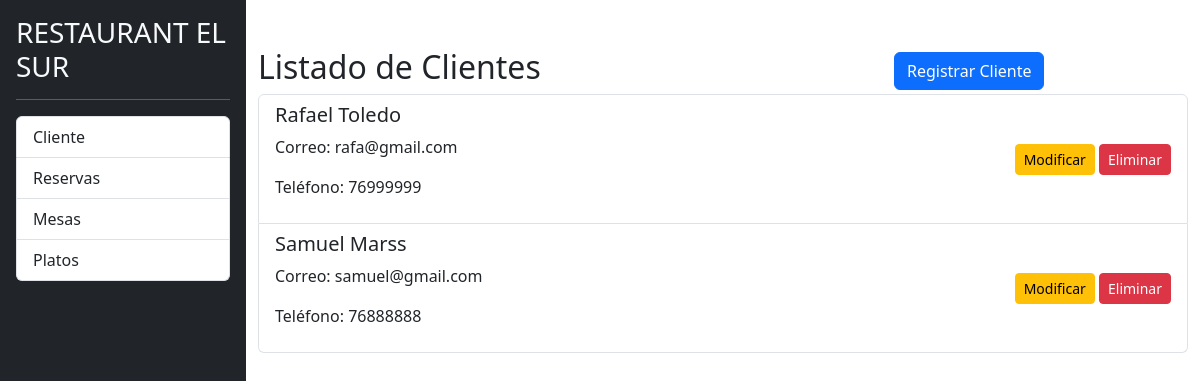
/listado_clientes.php, run on an earlier commit of the app's database.
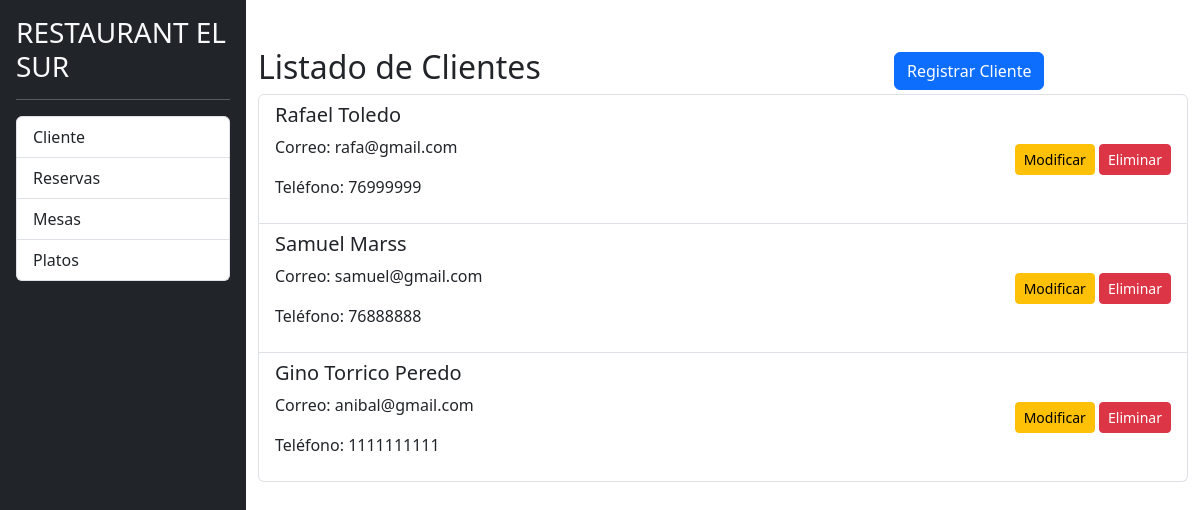
And on a later commit of the database.
### tables this page shows
CREATE TABLE `clientes` (
  `id` int(11) NOT NULL,
  `nombre` varchar(255) NOT NULL,
  `correo_electronico` varchar(255) NOT NULL,
  `telefono` varchar(255) DEFAULT NULL
);

### listado_clientes.php (the view, shortened to what this page needs)
<?php
include 'php/conexion.php';
$sql = "SELECT id, nombre, correo_electronico, telefono FROM clientes";
$resultado = $conn->query($sql);
?>
<!DOCTYPE html>
<html lang="es">
<head>
    <link rel="stylesheet" href="css/bootstrap.min.css">
    <link rel="stylesheet" href="css/styles.css" />
</head>
<body>
    <div class="d-flex">
        <div class="bg-dark border-rigth p-3" id="sidebar">
            <h3 class="text-light">RESTAURANT EL SUR</h3>
            <hr class="text-white" />
            <div class="list-group list-reset">
                <a href="listado_clientes.php" class="list-group-item list-group-item-action">Cliente</a>
                <a href="listado_reservas.php" class="list-group-item list-group-item-action">Reservas</a>
                <a href="listado_mesas.php" class="list-group-item list-group-item-action">Mesas</a>
                <a href="listado_menus.php" class="list-group-item list-group-item-action">Platos</a>
            </div>
        </div>
        <div class="container">
            <div class="row align-items-center mt-5">
                <div class="col-md-8">
                    <h2>Listado de Clientes</h2>
                </div>
                <div class="col-md-4 text-right ml-auto">
                    <a href="registro_cliente.php" class="btn btn-primary">Registrar Cliente</a>
                </div>
            </div>
            <?php if ($resultado->num_rows > 0): ?>
                <div class="list-group">
                    <?php while ($fila = $resultado->fetch_assoc()): ?>
                        <div class="list-group-item d-flex justify-content-between align-items-center">
                            <div>
                                <h5><?php echo $fila['nombre']; ?></h5>
                                <p>Correo: <?php echo $fila['correo_electronico']; ?></p>
                                <p>Teléfono: <?php echo $fila['telefono']; ?></p>
                            </div>
                            <div>
                                <a href="modificar_cliente.php?id=<?php echo $fila['id']; ?>" class="btn btn-warning btn-sm">Modificar</a>
                                <a href="eliminar_cliente.php?id=<?php echo $fila['id']; ?>" class="btn btn-danger btn-sm" onclick="return confirm('¿Estás seguro de que deseas eliminar este cliente?');">Eliminar</a>
                            </div>
                        </div>
                    <?php endwhile; ?>
                </div>
            <?php else: ?>
                <div class="alert alert-info">No se encontraron clientes registrados.</div>
            <?php endif; ?>
        </div>
    </div>
</body>
</html>

What changed in the data, as far as the page shows it:
added clientes: nombre "Gino Torrico Peredo", correo_electronico "anibal@gmail.com", telefono "1111111111"
